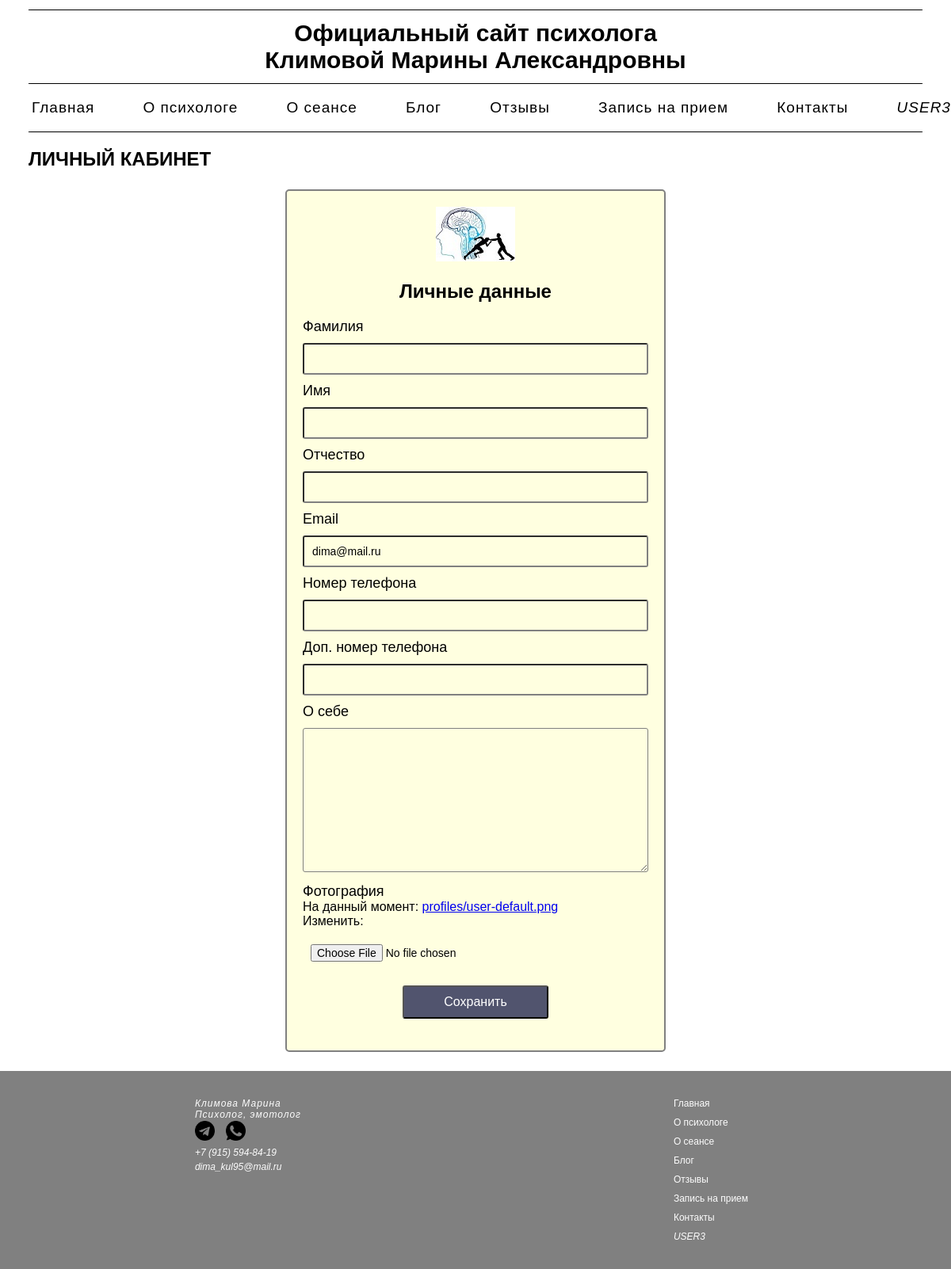
The page /personal_account/edit_account/ (signed in) on the database as committed earlier.
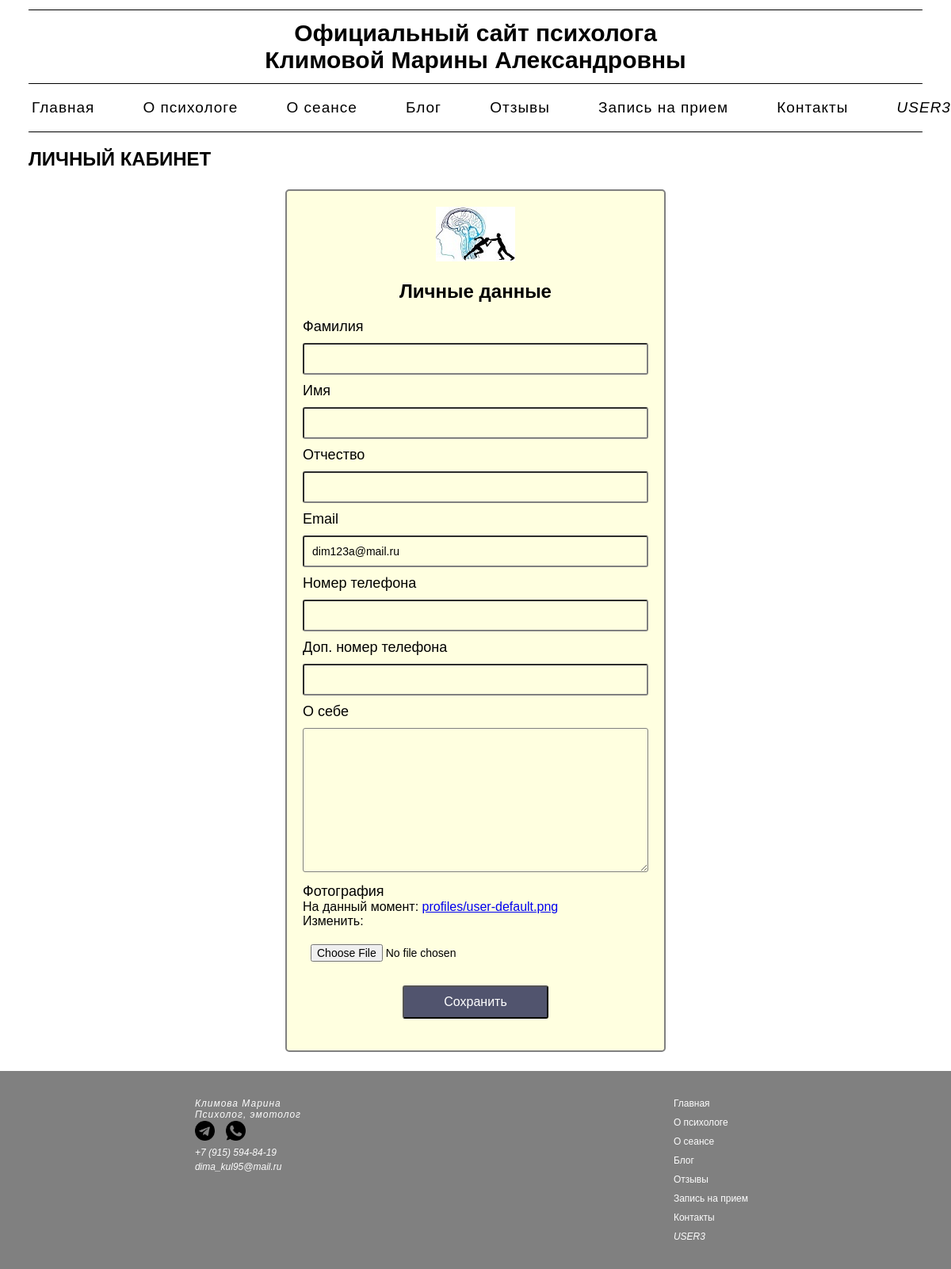
The same page on the database as committed later.
### personal_account/models.py (models this page shows, shortened)
class Profile(models.Model):
    user = models.OneToOneField(User, on_delete=models.CASCADE, null=True, blank=True, verbose_name='Имя пользователя')
    username = models.CharField(max_length=200, null=True, blank=True, verbose_name='Имя пользователя')
    name = models.CharField(max_length=200, null=True, blank=True, verbose_name='Имя')
    surname = models.CharField(max_length=200, null=True, blank=True, verbose_name='Фамилия')
    patronymic = models.CharField(max_length=200, null=True, blank=True, verbose_name='Отчество')
    email = models.EmailField(max_length=500, null=False, blank=False)
    phoneNumber = PhoneNumberField(null=True, blank=True, verbose_name='Номер телефона')
    secondPhoneNumber = PhoneNumberField(null=True, blank=True, verbose_name='Доп. номер телефона')
    bio = models.TextField(null=True, blank=True, verbose_name='О себе')
    profile_image = models.ImageField(upload_to='profiles/', default='profiles/user-default.png', verbose_name='Фото')
    created = models.DateTimeField(auto_now_add=True, verbose_name='Дата регистрации')
    class Meta:
        verbose_name = "Профиль"
        verbose_name_plural = "Профили"

### personal_account/views.py (the view)
# urls.py: path('edit_account/', views.edit_account, name="edit_account"),
@login_required(login_url="personal_account:login")
def edit_account(request):
    profile = request.user.profile
    form = ProfileForm(instance=profile)
    if request.method == "POST":
        form = ProfileForm(request.POST, request.FILES, instance=profile)
        if form.is_valid():
            form.save()
            return redirect('personal_account:profile_user')
    context = {'form': form}
    return render(request, "personal_account/profile_form.html", context)

### personal_account/forms.py
class ProfileForm(ModelForm):
    class Meta:
        model = Profile
        fields = ['surname', 'name', 'patronymic', 'email', 'phoneNumber', 'secondPhoneNumber', 'bio', 'profile_image']
        labels = {'surname': 'Фамилия', 'name': 'Имя', 'patronymic': 'Отчество', 'phoneNumber': 'Номер телефона',
                  'secondPhoneNumber': 'Доп. номер телефона', 'bio': 'О себе', 'profile_image': 'Фотография'}
    def __init__(self, *args, **kwargs):
        super().__init__(*args, **kwargs)
        for name, field in self.fields.items():
            field.widget.attrs.update({'class': 'login_input'})

### personal_account/templates/personal_account/profile_form.html (shortened to what this page needs)
{% extends 'main/menu.html' %}
{% block content %}
{% load static %}
<h2 class="profile_h2">
    <a href="{% url 'personal_account:profile_user' %}" class="profile_h2_a">
        Личный кабинет
    </a>
</h2>
<div class="login_container">
    <div class="login_card">
        <div class="login_header">
            <a href="{% url 'personal_account:profile_user' %}"><img src="{% static 'main/login_logo.jpg' %}" alt="Изображение"></a>
            <h2>
            Личные данные
            </h2>
        </div>
        <form action="{% url 'personal_account:edit_account' %}" method="post" enctype="multipart/form-data">
            {% for field in form %}
            <div class="login_text_over_input">
                {{ field.label }}
            </div>
                {{ field }}
            {% endfor %}
            <div style="text-align:center">
                <input class="login_but" type="submit" value="Сохранить">
            </div>
        </form>
    </div>
</div>
{% endblock %}

Rows that differ between the two databases and show on the page:
changed Profile: email "dima@mail.ru" → "dim123a@mail.ru"
